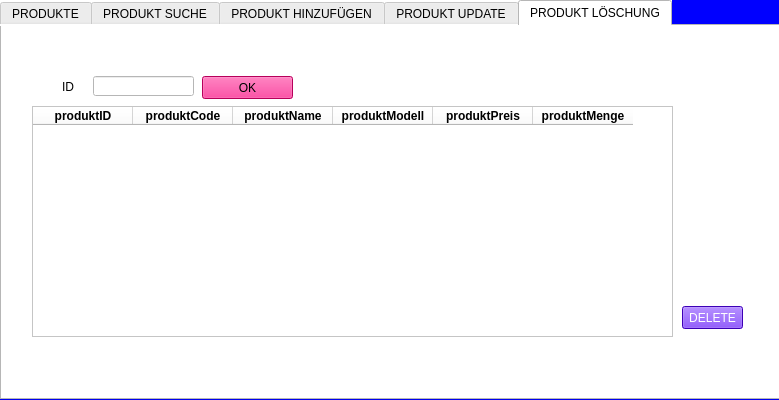
<?xml version="1.0" encoding="UTF-8"?>
<ui version="4.0">
 <class>Form</class>
 <widget class="QWidget" name="Form">
  <property name="geometry">
   <rect>
    <x>0</x>
    <y>0</y>
    <width>779</width>
    <height>400</height>
   </rect>
  </property>
  <property name="minimumSize">
   <size>
    <width>681</width>
    <height>400</height>
   </size>
  </property>
  <property name="windowTitle">
   <string>PRODUKT REGISTRIEREN</string>
  </property>
  <property name="styleSheet">
   <string notr="true">background-color: rgb(0, 0, 255);</string>
  </property>
  <widget class="QTabWidget" name="window">
   <property name="geometry">
    <rect>
     <x>0</x>
     <y>0</y>
     <width>811</width>
     <height>400</height>
    </rect>
   </property>
   <property name="minimumSize">
    <size>
     <width>681</width>
     <height>400</height>
    </size>
   </property>
   <property name="styleSheet">
    <string notr="true">background-color: rgb(255, 255, 255);
color: rgb(0, 0, 0);</string>
   </property>
   <property name="currentIndex">
    <number>4</number>
   </property>
   <widget class="QWidget" name="tab_5">
    <attribute name="title">
     <string>PRODUKTE</string>
    </attribute>
    <widget class="QPushButton" name="btnErfrischen">
     <property name="geometry">
      <rect>
       <x>680</x>
       <y>320</y>
       <width>81</width>
       <height>23</height>
      </rect>
     </property>
     <property name="styleSheet">
      <string notr="true">background-color: rgb(85, 0, 255);
color: rgb(255, 255, 255);
font: 75 10pt &quot;MS Shell Dlg 2&quot;;</string>
     </property>
     <property name="text">
      <string>ERFISCHEN</string>
     </property>
    </widget>
    <widget class="QTableWidget" name="tblErfrischen">
     <property name="geometry">
      <rect>
       <x>30</x>
       <y>60</y>
       <width>641</width>
       <height>281</height>
      </rect>
     </property>
     <property name="rowCount">
      <number>0</number>
     </property>
     <property name="columnCount">
      <number>6</number>
     </property>
     <column>
      <property name="text">
       <string>produktID</string>
      </property>
      <property name="font">
       <font>
        <weight>75</weight>
        <bold>true</bold>
       </font>
      </property>
     </column>
     <column>
      <property name="text">
       <string>produktCode</string>
      </property>
      <property name="font">
       <font>
        <weight>75</weight>
        <bold>true</bold>
       </font>
      </property>
      <property name="textAlignment">
       <set>AlignCenter</set>
      </property>
      <property name="background">
       <color>
        <red>255</red>
        <green>0</green>
        <blue>191</blue>
       </color>
      </property>
     </column>
     <column>
      <property name="text">
       <string>produktName</string>
      </property>
      <property name="font">
       <font>
        <weight>75</weight>
        <bold>true</bold>
       </font>
      </property>
      <property name="textAlignment">
       <set>AlignCenter</set>
      </property>
      <property name="background">
       <color>
        <red>85</red>
        <green>255</green>
        <blue>127</blue>
       </color>
      </property>
     </column>
     <column>
      <property name="text">
       <string>produktModell</string>
      </property>
      <property name="font">
       <font>
        <weight>75</weight>
        <bold>true</bold>
       </font>
      </property>
      <property name="textAlignment">
       <set>AlignCenter</set>
      </property>
      <property name="background">
       <color>
        <red>255</red>
        <green>248</green>
        <blue>53</blue>
       </color>
      </property>
     </column>
     <column>
      <property name="text">
       <string>produktPreis</string>
      </property>
      <property name="font">
       <font>
        <weight>75</weight>
        <bold>true</bold>
       </font>
      </property>
      <property name="textAlignment">
       <set>AlignCenter</set>
      </property>
      <property name="background">
       <color>
        <red>0</red>
        <green>170</green>
        <blue>127</blue>
       </color>
      </property>
     </column>
     <column>
      <property name="text">
       <string>produktMenge</string>
      </property>
      <property name="font">
       <font>
        <weight>75</weight>
        <bold>true</bold>
       </font>
      </property>
      <property name="textAlignment">
       <set>AlignCenter</set>
      </property>
      <property name="background">
       <color>
        <red>255</red>
        <green>170</green>
        <blue>0</blue>
       </color>
      </property>
     </column>
    </widget>
   </widget>
   <widget class="QWidget" name="tab">
    <attribute name="title">
     <string>PRODUKT SUCHE</string>
    </attribute>
    <widget class="QPushButton" name="btnSuche">
     <property name="geometry">
      <rect>
       <x>670</x>
       <y>320</y>
       <width>61</width>
       <height>23</height>
      </rect>
     </property>
     <property name="styleSheet">
      <string notr="true">background-color: rgb(85, 0, 255);
color: rgb(255, 255, 255);
font: 75 10pt &quot;MS Shell Dlg 2&quot;;</string>
     </property>
     <property name="text">
      <string>SUCHE</string>
     </property>
    </widget>
    <widget class="QLineEdit" name="textCodeS">
     <property name="geometry">
      <rect>
       <x>72</x>
       <y>51</y>
       <width>101</width>
       <height>20</height>
      </rect>
     </property>
     <property name="text">
      <string/>
     </property>
    </widget>
    <widget class="QLabel" name="label">
     <property name="geometry">
      <rect>
       <x>21</x>
       <y>51</y>
       <width>45</width>
       <height>16</height>
      </rect>
     </property>
     <property name="text">
      <string>CODE</string>
     </property>
    </widget>
    <widget class="QTableWidget" name="tblSuche">
     <property name="geometry">
      <rect>
       <x>30</x>
       <y>90</y>
       <width>621</width>
       <height>261</height>
      </rect>
     </property>
     <property name="rowCount">
      <number>0</number>
     </property>
     <property name="columnCount">
      <number>6</number>
     </property>
     <column>
      <property name="text">
       <string>produktID</string>
      </property>
      <property name="font">
       <font>
        <weight>75</weight>
        <bold>true</bold>
       </font>
      </property>
     </column>
     <column>
      <property name="text">
       <string>produktCode</string>
      </property>
      <property name="font">
       <font>
        <weight>75</weight>
        <bold>true</bold>
       </font>
      </property>
      <property name="textAlignment">
       <set>AlignCenter</set>
      </property>
      <property name="background">
       <color>
        <red>255</red>
        <green>0</green>
        <blue>191</blue>
       </color>
      </property>
     </column>
     <column>
      <property name="text">
       <string>produktName</string>
      </property>
      <property name="font">
       <font>
        <weight>75</weight>
        <bold>true</bold>
       </font>
      </property>
      <property name="textAlignment">
       <set>AlignCenter</set>
      </property>
      <property name="background">
       <color>
        <red>85</red>
        <green>255</green>
        <blue>127</blue>
       </color>
      </property>
     </column>
     <column>
      <property name="text">
       <string>produktModell</string>
      </property>
      <property name="font">
       <font>
        <weight>75</weight>
        <bold>true</bold>
       </font>
      </property>
      <property name="textAlignment">
       <set>AlignCenter</set>
      </property>
      <property name="background">
       <color>
        <red>255</red>
        <green>248</green>
        <blue>53</blue>
       </color>
      </property>
     </column>
     <column>
      <property name="text">
       <string>produktPreis</string>
      </property>
      <property name="font">
       <font>
        <weight>75</weight>
        <bold>true</bold>
       </font>
      </property>
      <property name="textAlignment">
       <set>AlignCenter</set>
      </property>
      <property name="background">
       <color>
        <red>0</red>
        <green>170</green>
        <blue>127</blue>
       </color>
      </property>
     </column>
     <column>
      <property name="text">
       <string>produktMenge</string>
      </property>
      <property name="font">
       <font>
        <weight>75</weight>
        <bold>true</bold>
       </font>
      </property>
      <property name="textAlignment">
       <set>AlignCenter</set>
      </property>
      <property name="background">
       <color>
        <red>255</red>
        <green>170</green>
        <blue>0</blue>
       </color>
      </property>
     </column>
    </widget>
   </widget>
   <widget class="QWidget" name="tab_2">
    <attribute name="title">
     <string>PRODUKT HINZUFÜGEN</string>
    </attribute>
    <widget class="QPushButton" name="btnHinzufugen">
     <property name="geometry">
      <rect>
       <x>420</x>
       <y>260</y>
       <width>91</width>
       <height>21</height>
      </rect>
     </property>
     <property name="styleSheet">
      <string notr="true">background-color: rgb(85, 0, 255);
color: rgb(255, 255, 255);
font: 75 10pt &quot;MS Shell Dlg 2&quot;;</string>
     </property>
     <property name="text">
      <string>HINZUFUGEN</string>
     </property>
    </widget>
    <widget class="QWidget" name="layoutWidget">
     <property name="geometry">
      <rect>
       <x>170</x>
       <y>70</y>
       <width>231</width>
       <height>211</height>
      </rect>
     </property>
     <layout class="QHBoxLayout" name="horizontalLayout">
      <item>
       <layout class="QVBoxLayout" name="verticalLayout_2">
        <item>
         <widget class="QLabel" name="label_2">
          <property name="text">
           <string>PRODUKTCODE</string>
          </property>
         </widget>
        </item>
        <item>
         <widget class="QLabel" name="label_3">
          <property name="text">
           <string>PRODUKTNAME</string>
          </property>
         </widget>
        </item>
        <item>
         <widget class="QLabel" name="label_4">
          <property name="text">
           <string>PRODUKTMODELL</string>
          </property>
         </widget>
        </item>
        <item>
         <widget class="QLabel" name="label_5">
          <property name="text">
           <string>PRODUKTPREIS</string>
          </property>
         </widget>
        </item>
        <item>
         <widget class="QLabel" name="label_6">
          <property name="text">
           <string>PRODUKTMENGE</string>
          </property>
         </widget>
        </item>
       </layout>
      </item>
      <item>
       <layout class="QVBoxLayout" name="verticalLayout">
        <item>
         <widget class="QLineEdit" name="textCodeH"/>
        </item>
        <item>
         <widget class="QLineEdit" name="textNameH"/>
        </item>
        <item>
         <widget class="QLineEdit" name="textModellH"/>
        </item>
        <item>
         <widget class="QLineEdit" name="textPreisH"/>
        </item>
        <item>
         <widget class="QLineEdit" name="textMengeH"/>
        </item>
       </layout>
      </item>
     </layout>
    </widget>
   </widget>
   <widget class="QWidget" name="tab_3">
    <attribute name="title">
     <string>PRODUKT UPDATE</string>
    </attribute>
    <widget class="QPushButton" name="btnUpdate">
     <property name="geometry">
      <rect>
       <x>530</x>
       <y>280</y>
       <width>71</width>
       <height>21</height>
      </rect>
     </property>
     <property name="styleSheet">
      <string notr="true">background-color: rgb(85, 0, 255);
color: rgb(255, 255, 255);
font: 75 10pt &quot;MS Shell Dlg 2&quot;;</string>
     </property>
     <property name="text">
      <string>UPDATE</string>
     </property>
    </widget>
    <widget class="QWidget" name="layoutWidget">
     <property name="geometry">
      <rect>
       <x>270</x>
       <y>80</y>
       <width>251</width>
       <height>221</height>
      </rect>
     </property>
     <layout class="QHBoxLayout" name="horizontalLayout_2">
      <item>
       <layout class="QVBoxLayout" name="verticalLayout_4">
        <item>
         <widget class="QLabel" name="label_7">
          <property name="text">
           <string>PRODUKTCODE</string>
          </property>
         </widget>
        </item>
        <item>
         <widget class="QLabel" name="label_8">
          <property name="text">
           <string>PRODUKTNAME</string>
          </property>
         </widget>
        </item>
        <item>
         <widget class="QLabel" name="label_9">
          <property name="text">
           <string>PRODUKTMODELL</string>
          </property>
         </widget>
        </item>
        <item>
         <widget class="QLabel" name="label_10">
          <property name="text">
           <string>PRODUKTPREIS</string>
          </property>
         </widget>
        </item>
        <item>
         <widget class="QLabel" name="label_11">
          <property name="text">
           <string>PRODUKTMENGE</string>
          </property>
         </widget>
        </item>
       </layout>
      </item>
      <item>
       <layout class="QVBoxLayout" name="verticalLayout_3">
        <item>
         <widget class="QLineEdit" name="textCodeU"/>
        </item>
        <item>
         <widget class="QLineEdit" name="textNameU"/>
        </item>
        <item>
         <widget class="QLineEdit" name="textModellU"/>
        </item>
        <item>
         <widget class="QLineEdit" name="textPreisU"/>
        </item>
        <item>
         <widget class="QLineEdit" name="textMengeU"/>
        </item>
       </layout>
      </item>
     </layout>
    </widget>
    <widget class="QLineEdit" name="tetxtIDU">
     <property name="geometry">
      <rect>
       <x>30</x>
       <y>120</y>
       <width>180</width>
       <height>20</height>
      </rect>
     </property>
    </widget>
    <widget class="QLabel" name="label_13">
     <property name="geometry">
      <rect>
       <x>60</x>
       <y>80</y>
       <width>131</width>
       <height>39</height>
      </rect>
     </property>
     <property name="text">
      <string>PRODUKT-ID EINGEBEN</string>
     </property>
    </widget>
    <widget class="QPushButton" name="idSuche">
     <property name="geometry">
      <rect>
       <x>70</x>
       <y>150</y>
       <width>75</width>
       <height>23</height>
      </rect>
     </property>
     <property name="styleSheet">
      <string notr="true">background-color: rgb(255, 255, 255);</string>
     </property>
     <property name="text">
      <string>SUCHE</string>
     </property>
    </widget>
   </widget>
   <widget class="QWidget" name="tab_4">
    <attribute name="title">
     <string>PRODUKT LÖSCHUNG</string>
    </attribute>
    <widget class="QLineEdit" name="textIDD">
     <property name="geometry">
      <rect>
       <x>91</x>
       <y>50</y>
       <width>101</width>
       <height>20</height>
      </rect>
     </property>
     <property name="text">
      <string/>
     </property>
    </widget>
    <widget class="QLabel" name="label_12">
     <property name="geometry">
      <rect>
       <x>60</x>
       <y>50</y>
       <width>31</width>
       <height>21</height>
      </rect>
     </property>
     <property name="text">
      <string>ID</string>
     </property>
    </widget>
    <widget class="QPushButton" name="deleteOk">
     <property name="geometry">
      <rect>
       <x>200</x>
       <y>50</y>
       <width>91</width>
       <height>23</height>
      </rect>
     </property>
     <property name="styleSheet">
      <string notr="true">background-color: rgb(255, 0, 127);</string>
     </property>
     <property name="text">
      <string>OK</string>
     </property>
    </widget>
    <widget class="QPushButton" name="btnDelete">
     <property name="geometry">
      <rect>
       <x>680</x>
       <y>280</y>
       <width>61</width>
       <height>23</height>
      </rect>
     </property>
     <property name="styleSheet">
      <string notr="true">background-color: rgb(85, 0, 255);
color: rgb(255, 255, 255);
font: 75 10pt &quot;MS Shell Dlg 2&quot;;</string>
     </property>
     <property name="text">
      <string>DELETE</string>
     </property>
    </widget>
    <widget class="QTableWidget" name="tblDelete">
     <property name="geometry">
      <rect>
       <x>30</x>
       <y>80</y>
       <width>641</width>
       <height>231</height>
      </rect>
     </property>
     <property name="rowCount">
      <number>0</number>
     </property>
     <property name="columnCount">
      <number>6</number>
     </property>
     <column>
      <property name="text">
       <string>produktID</string>
      </property>
      <property name="font">
       <font>
        <family>MS Shell Dlg 2</family>
        <weight>75</weight>
        <bold>true</bold>
       </font>
      </property>
     </column>
     <column>
      <property name="text">
       <string>produktCode</string>
      </property>
      <property name="font">
       <font>
        <weight>75</weight>
        <bold>true</bold>
       </font>
      </property>
      <property name="textAlignment">
       <set>AlignCenter</set>
      </property>
      <property name="background">
       <color>
        <red>255</red>
        <green>0</green>
        <blue>191</blue>
       </color>
      </property>
     </column>
     <column>
      <property name="text">
       <string>produktName</string>
      </property>
      <property name="font">
       <font>
        <weight>75</weight>
        <bold>true</bold>
       </font>
      </property>
      <property name="textAlignment">
       <set>AlignCenter</set>
      </property>
      <property name="background">
       <color>
        <red>85</red>
        <green>255</green>
        <blue>127</blue>
       </color>
      </property>
     </column>
     <column>
      <property name="text">
       <string>produktModell</string>
      </property>
      <property name="font">
       <font>
        <weight>75</weight>
        <bold>true</bold>
       </font>
      </property>
      <property name="textAlignment">
       <set>AlignCenter</set>
      </property>
      <property name="background">
       <color>
        <red>255</red>
        <green>248</green>
        <blue>53</blue>
       </color>
      </property>
     </column>
     <column>
      <property name="text">
       <string>produktPreis</string>
      </property>
      <property name="font">
       <font>
        <weight>75</weight>
        <bold>true</bold>
       </font>
      </property>
      <property name="textAlignment">
       <set>AlignCenter</set>
      </property>
      <property name="background">
       <color>
        <red>0</red>
        <green>170</green>
        <blue>127</blue>
       </color>
      </property>
     </column>
     <column>
      <property name="text">
       <string>produktMenge</string>
      </property>
      <property name="font">
       <font>
        <weight>75</weight>
        <bold>true</bold>
       </font>
      </property>
      <property name="textAlignment">
       <set>AlignCenter</set>
      </property>
      <property name="background">
       <color>
        <red>255</red>
        <green>170</green>
        <blue>0</blue>
       </color>
      </property>
     </column>
    </widget>
   </widget>
  </widget>
 </widget>
 <resources/>
 <connections/>
</ui>
